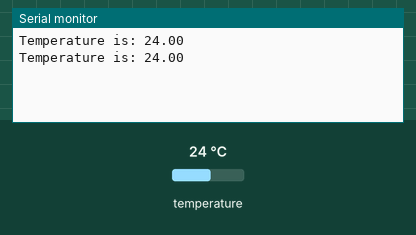
This sketch was run on a simulated Arduino Uno, built with avr-gcc and run on an emulated ATmega328P. Shown: the last lines printed to the serial monitor. Inputs (shaded band) come from the test bench; at power-on: temperature 24 °C.

Above: at 3.3 s.
3.4 s: temperature set to 12 °C
At 5.2 s:
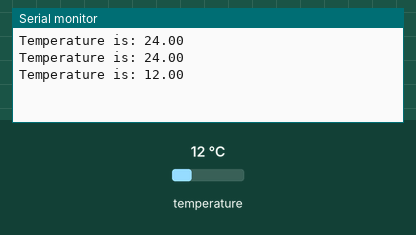
5.9 s: temperature set to 19 °C
At 6.5 s:
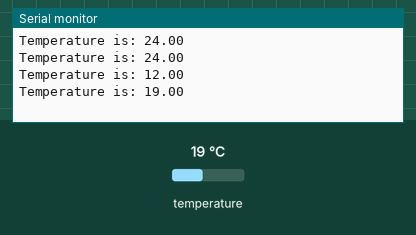
Timing chart, 0 to 8.9 s (numbered marks = the images above; inputs shaded):
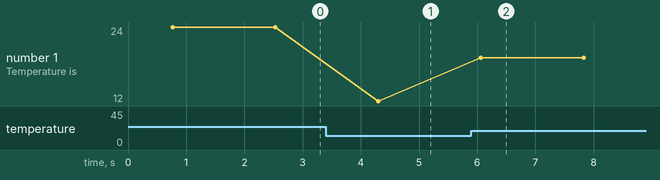

The sketch:

waterTemp.ino
```cpp
// First we include the libraries
#include <OneWire.h>
#include <DallasTemperature.h>

// Data wire is plugged into any digital pin on the Arduino
int ONE_WIRE_BUS = 4;

// Setup a oneWire instance to communicate with any OneWire devices
// (not just Maxim/Dallas temperature ICs)
OneWire oneWire(ONE_WIRE_BUS);

// Pass our oneWire reference to Dallas Temperature.
DallasTemperature sensors(&oneWire);

void setup(void)
{
 // start serial port
 Serial.begin(9600);
 // Start up the library
 sensors.begin();
}
void loop(void)
{
 // call sensors.requestTemperatures() to issue a global temperature
 // request to all devices on the bus
 sensors.requestTemperatures(); // Send the command to get temperature readings
 Serial.print("Temperature is: ");
 Serial.println(sensors.getTempCByIndex(0)); // Why "byIndex"?
   // You can have more than one DS18B20 on the same bus.
   // 0 refers to the first IC on the wire
   delay(1000);
}
```

Measured:
- after the input at 3.4 s, the serial monitor: prints a new line after 0.90 s (image 1)
- after the input at 5.9 s, the serial monitor: prints a new line after 0.16 s (image 2)
- plotted number 1: 24 → 12 after the input at 3.4 s, 12 → 19 after the input at 5.9 s
